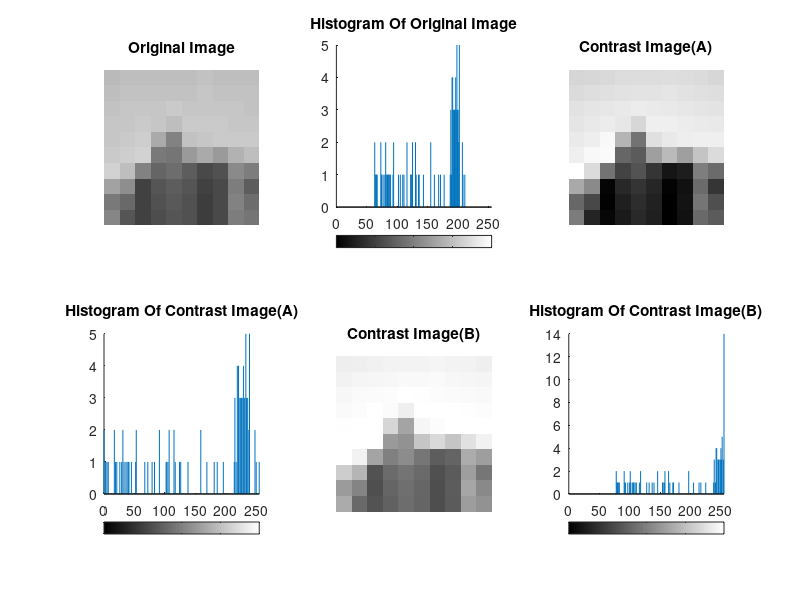

The MATLAB source for this figure:
image = [
    187 188 189 191 191 191 192 191 190 188;
    190 192 193 194 195 195 196 194 193 192;
    194 196 197 198 200 199 198 197 196 195;
    196 198 200 197 188 202 202 200 199 198;
    199 201 207 168 130 193 198 201 202 202;
    202 207 208 122 116 155 171 155 177 190;
    211 190 130 102 111 94 75 80 136 125;
    161 143 66 86 93 85 65 73 125 94;
    123 105 64 81 89 82 63 74 131 109;
    135 84 67 78 87 81 63 73 124 116
];

%Displaying Original Image
subplot(2,3,1);
imshow(uint8(image));
title('Original Image');

%Displaying Histogram Of Original Image
subplot(2,3,2);
imhist(uint8(image));
title('Histogram Of Original Image');

%Calculating max and min values in the 2-d matrix 'image'
I_max = max(max(image));
I_min = min(min(image));

%Calculating the Contrast Image(A)
contrast_image_A=round(255*((image - I_min) / (I_max - I_min )));
contrast_image_A(contrast_image_A < 0 ) = 0 ;
contrast_image_A(contrast_image_A > 255 ) = 255 ;

%Displaying Contrast Image(A)
subplot(2,3,3);
imshow(uint8(contrast_image_A));
title('Contrast Image(A)');

%Displaying Histogram Of Contrast Image(a)
subplot(2,3,4);
imhist(uint8(contrast_image_A));
title('Histogram Of Contrast Image(A)');

%Calculating the max and min values based on given percentiles
I_min_updated = round( I_min * (5 / 100 ));
I_max_updated = round( I_max * (95 / 100 ));

%Calculating the Contrast Image(B)
contrast_image_B=round(255*((image - I_min_updated) / (I_max_updated - I_min_updated )));
contrast_image_B(contrast_image_B < 0 ) = 0 ;
contrast_image_B(contrast_image_B > 255 ) = 255 ;

%Displaying Contrast Image(B)
subplot(2,3,5);
imshow(uint8(contrast_image_B));
title('Contrast Image(B)');

%Displaying Histogram Of Contrast Image(B)
subplot(2,3,6);
imhist(uint8(contrast_image_B));
title('Histogram Of Contrast Image(B)');